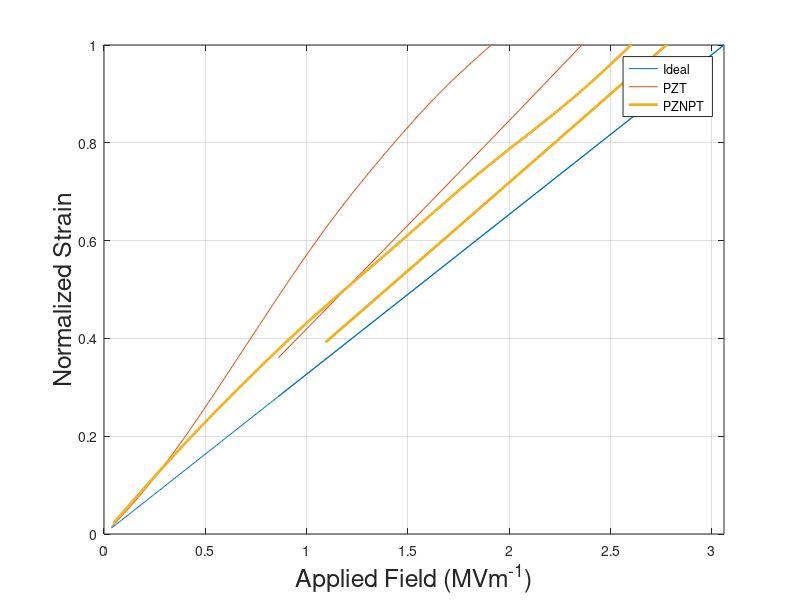
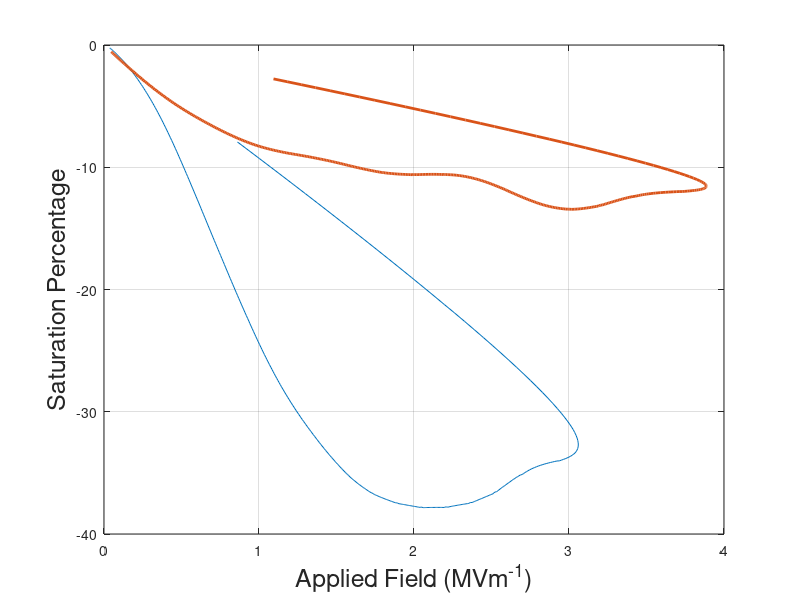

Source code (MATLAB) for these figures, in order: (Note: this script raises an error after producing the figures.)
clear all;
close all;
clc;

load pztsat
newdpzt = interp(d,20);
newfieldpzt = interp(field,20);
slope = max(diff(newdpzt))/max(diff(newfieldpzt));
idealpzt = newfieldpzt*slope;
scale = max(idealpzt);
idealpzt = idealpzt/scale;
newdpzt = newdpzt/scale;
satpzt = idealpzt-newdpzt;

load pznptsat
newdpznpt = interp(d,20);
newfieldpznpt = interp(field,20);
slope = max(diff(newdpznpt))/max(diff(newfieldpznpt));
idealpznpt = newfieldpznpt*slope;
scale = max(idealpznpt);
idealpznpt = idealpznpt/scale;
newdpznpt = newdpznpt/scale;
satpznpt = idealpznpt-newdpznpt;

% now normalize for differences in max field...
dt = newfieldpznpt(10)-newfieldpznpt(9);
markerpznpt = round(length(newfieldpznpt) - (max(newfieldpznpt)-max(newfieldpzt))/dt);
scale = 1/idealpznpt(markerpznpt);
newdpznpt = newdpznpt*scale;

figure(1);
set(axes,'Fontsize',12);
plot(newfieldpzt*1e-6,idealpzt,newfieldpzt*1e-6,newdpzt,newfieldpznpt*1e-6,newdpznpt, 'LineWidth',2)
grid on;
ylabel('Normalized Strain', 'Fontsize',18);
xlabel('Applied Field (MVm^-^1)','Fontsize',18);
axis([0 max(newfieldpzt)*1e-6 0 1]);
legend('Ideal', 'PZT','PZNPT');

figure(2);
set(axes,'Fontsize',12);
plot(newfieldpzt*1e-6,satpzt*100,newfieldpznpt*1e-6,satpznpt*100, 'LineWidth',2)
grid on;
ylabel('Saturation Percentage', 'Fontsize',18);
xlabel('Applied Field (MVm^-^1)','Fontsize',18);
axis([0 max(newfieldpzt)*1e-6 0 max(satpzt)*100]);
legend('PZT','PZNPT');
